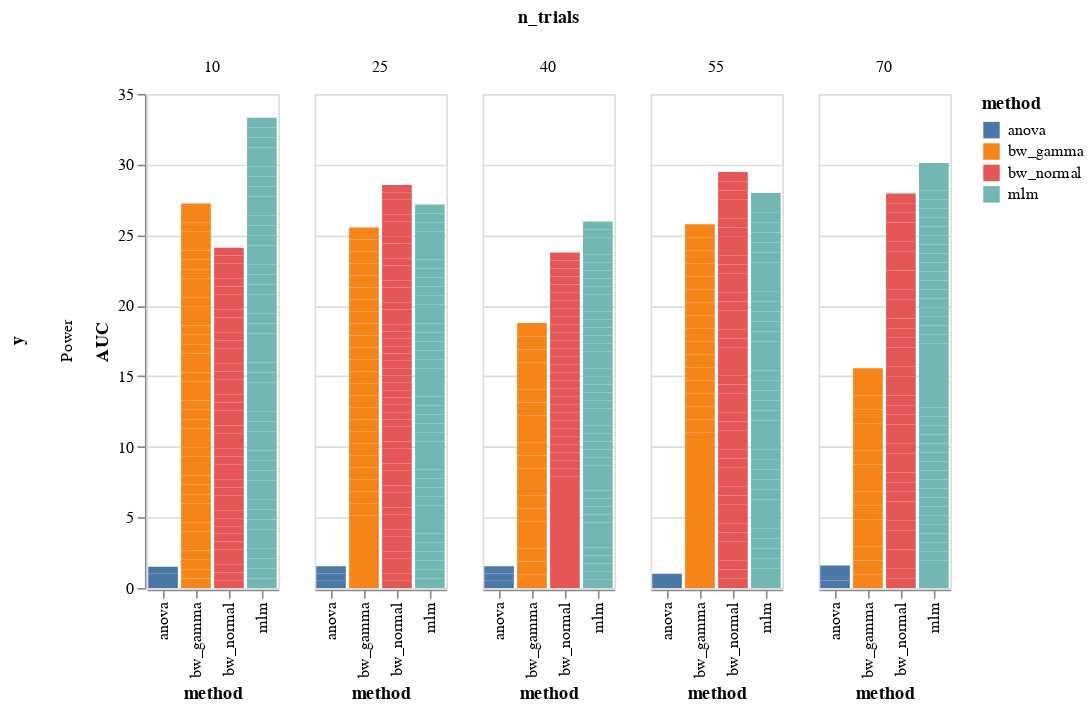
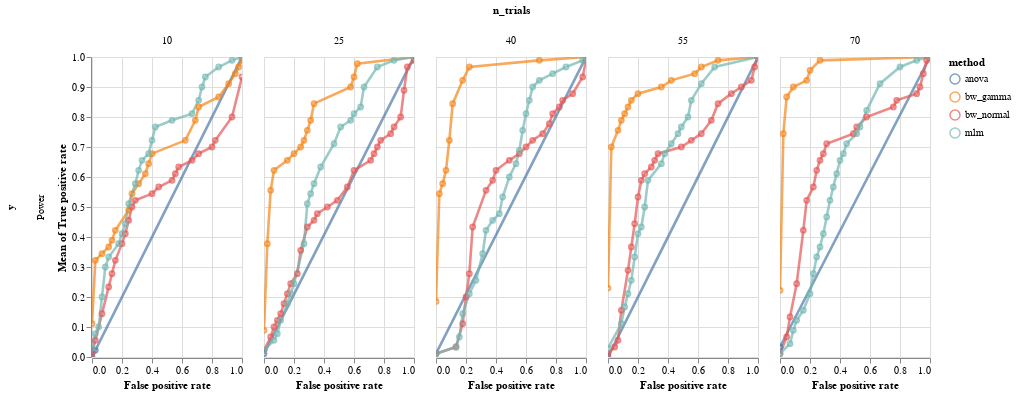

Notebook cell for these charts, in order:
### Markdown cell above
### ROC curve

### Code cell
df = model_comparison.make_roc_auc(res, binary=False, groups=('method', 'y', 'n_trials'))

bars, roc = model_comparison.plot_roc(df)
bars.facet(column='n_trials', row='y').properties().display()
roc.facet(column='n_trials', row='y').properties()
# NBVAL_SKIP

### Figure 1 — Vega-Lite specification as saved in the notebook (floating-point values rounded to 4 significant figures; data arrays with more than 128 entries replaced by an {"elided": "..."} marker saying what was removed)
{"config": {"view": {"continuousWidth": 400, "continuousHeight": 300}}, "data": {"name": "data-bab8b0333495a1a99a0f82cfbbff1e36"}, "facet": {"column": {"type": "quantitative", "field": "n_trials"}, "row": {"type": "nominal", "field": "y"}}, "spec": {"mark": "bar", "encoding": {"color": {"type": "nominal", "field": "method"}, "x": {"type": "nominal", "field": "method"}, "y": {"type": "quantitative", "field": "AUC"}}, "selection": {"selector002": {"type": "interval", "bind": "scales", "encodings": ["x", "y"]}}}, "$schema": "https://vega.github.io/schema/vega-lite/v4.8.1.json", "datasets": {"data-bab8b0333495a1a99a0f82cfbbff1e36": {"elided": "598 records"}}}

### Figure 2 — Vega-Lite specification as saved in the notebook (floating-point values rounded to 4 significant figures; data arrays with more than 128 entries replaced by an {"elided": "..."} marker saying what was removed)
{"config": {"view": {"continuousWidth": 400, "continuousHeight": 300}}, "data": {"name": "data-bab8b0333495a1a99a0f82cfbbff1e36"}, "facet": {"column": {"type": "quantitative", "field": "n_trials"}, "row": {"type": "nominal", "field": "y"}}, "spec": {"layer": [{"mark": {"type": "line", "opacity": 0.7, "size": 2.6}, "encoding": {"color": {"type": "nominal", "field": "method"}, "x": {"type": "quantitative", "field": "False positive rate"}, "y": {"type": "quantitative", "aggregate": "mean", "field": "True positive rate"}}, "selection": {"selector001": {"type": "interval", "bind": "scales", "encodings": ["x", "y"]}}}, {"mark": {"type": "point", "opacity": 0.7, "size": 22.6}, "encoding": {"color": {"type": "nominal", "field": "method"}, "x": {"type": "quantitative", "field": "False positive rate"}, "y": {"type": "quantitative", "aggregate": "mean", "field": "True positive rate"}}}], "width": 150}, "$schema": "https://vega.github.io/schema/vega-lite/v4.8.1.json", "datasets": {"data-bab8b0333495a1a99a0f82cfbbff1e36": {"elided": "598 records"}}}
